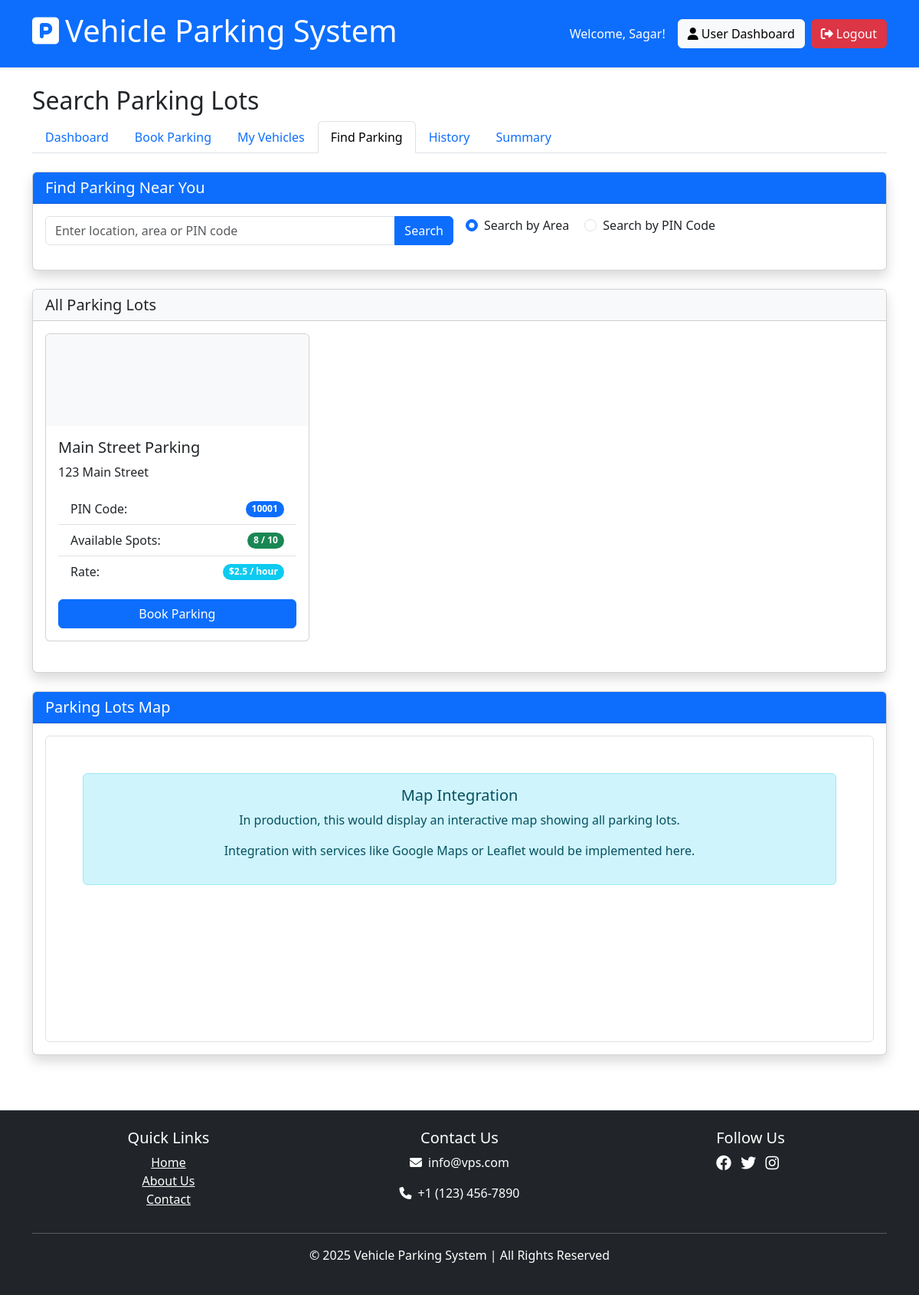
Before: /user/search_parking (signed in) with the older database file.
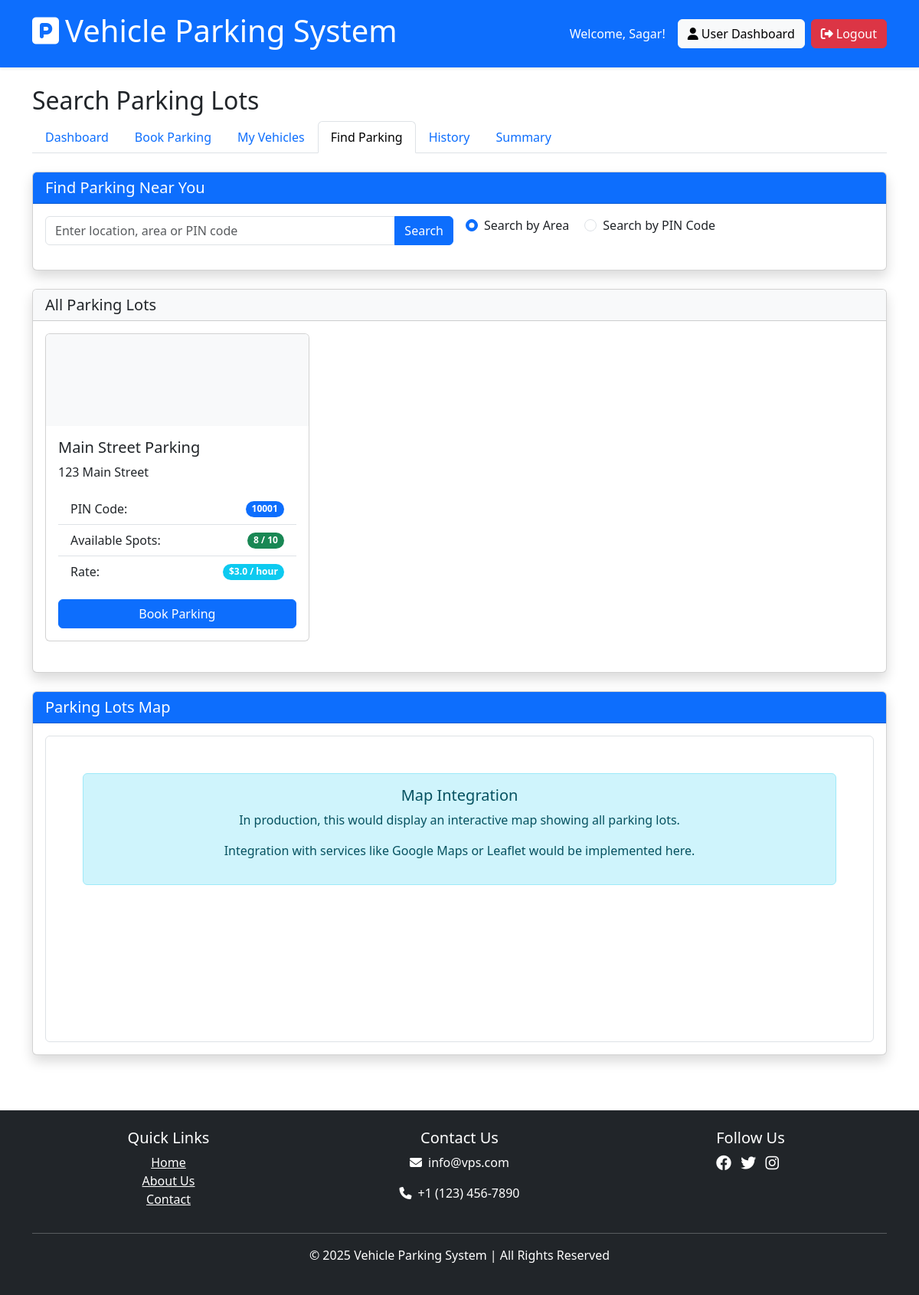
After: the same page with the newer database file.
### models/user.py (models this page shows, shortened)
class User(db.Model, UserMixin):
    id = db.Column(db.Integer, primary_key=True)
    username = db.Column(db.String(100), unique=True, nullable=False)
    email = db.Column(db.String(120), unique=True, nullable=False)
    password_hash = db.Column(db.String(200), nullable=False)
    first_name = db.Column(db.String(50))
    last_name = db.Column(db.String(50))
    phone = db.Column(db.String(20))
    registered_on = db.Column(db.DateTime, default=lambda: datetime.now(timezone.utc))
    bookings = db.relationship('Booking', backref='user', lazy=True, cascade="all, delete-orphan")
    vehicles = db.relationship('Vehicle', backref='owner', lazy=True, cascade="all, delete-orphan")
    @property
    def password(self):
        raise AttributeError('password is not a readable attribute')

### models/parking_lot.py (models this page shows, shortened)
class ParkingLot(db.Model):
    id = db.Column(db.Integer, primary_key=True)
    name = db.Column(db.String(100), nullable=False)
    address = db.Column(db.String(200), nullable=False)
    pin_code = db.Column(db.String(20), nullable=False)
    postcode_level = db.Column(db.String(50))
    available_spots = db.Column(db.Integer, default=0)
    created_on = db.Column(db.DateTime, default=lambda: datetime.now(timezone.utc))
    price = db.Column(db.Float, default=2.50, nullable=False)
    total_spots = db.Column(db.Integer, default=0, nullable=False)
    parking_spots = db.relationship('ParkingSpot', backref='parking_lot', lazy=True, cascade="all, delete-orphan")
    @property
    def prime_location_name(self):
        """Alias for name"""
        return self.name

### routes/user_routes.py (the view)
@user_bp.route('/search_parking')
@login_required
@user_required
def search_parking():
    search_term = request.args.get('search', '')
    search_type = request.args.get('type', 'area')  # 'area' or 'pincode'
    if search_term:
        if search_type == 'pincode':
            parking_lots = ParkingLot.query.filter(ParkingLot.pin_code.ilike(f'%{search_term}%')).all()
        else:  # default to area search
            parking_lots = ParkingLot.query.filter(ParkingLot.name.ilike(f'%{search_term}%') |
                                                 ParkingLot.address.ilike(f'%{search_term}%')).all()
    else:
        parking_lots = ParkingLot.query.all()
    return render_template('user/search_parking.html',
                          parking_lots=parking_lots,
                          search_term=search_term,
                          search_type=search_type)

### extensions.py (called while the page is built)
@login_manager.user_loader
def load_user(user_id):
    from models.admin import Admin
    from models.user import User
    admin = Admin.query.get(int(user_id))
    if admin:
        return admin
    return User.query.get(int(user_id))

### routes/user_routes.py (called while the page is built)
def user_required(f):
    from functools import wraps
    @wraps(f)
    def decorated_function(*args, **kwargs):
        from models.admin import Admin
        if isinstance(current_user, Admin):
            flash('This feature is only for regular users.', 'danger')
            return redirect(url_for('admin.dashboard'))
        return f(*args, **kwargs)
    return decorated_function

### templates/user/search_parking.html (shortened to what this page needs)
{% extends 'shared/base.html' %}
{% block content %}
<div class="row mb-4">
    <div class="col-12">
        <h2>Search Parking Lots</h2>
        <nav>
            <div class="nav nav-tabs" id="nav-tab" role="tablist">
                <a class="nav-link" href="{{ url_for('user.dashboard') }}">Dashboard</a>
                <a class="nav-link" href="{{ url_for('user.book_parking') }}">Book Parking</a>
                <a class="nav-link" href="{{ url_for('user.vehicles') }}">My Vehicles</a>
                <a class="nav-link active" href="{{ url_for('user.search_parking') }}">Find Parking</a>
                <a class="nav-link" href="{{ url_for('user.history') }}">History</a>
                <a class="nav-link" href="{{ url_for('user.summary') }}">Summary</a>
            </div>
        </nav>
    </div>
</div>
<div class="row mb-4">
    <div class="col-12">
        <div class="card shadow">
            <div class="card-header bg-primary text-white">
                <h5 class="card-title mb-0">Find Parking Near You</h5>
            </div>
            <div class="card-body">
                <form method="GET" action="{{ url_for('user.search_parking') }}" class="row g-3">
                    <div class="col-md-6">
                        <div class="input-group mb-3">
                            <input type="text" class="form-control" placeholder="Enter location, area or PIN code" name="search" value="{{ search_term }}">
                            <button class="btn btn-primary" type="submit">Search</button>
                        </div>
                    </div>
                    <div class="col-md-6">
                        <div class="form-check form-check-inline">
                            <input class="form-check-input" type="radio" name="type" id="searchByArea" value="area" {% if search_type == 'area' %}checked{% endif %}>
                            <label class="form-check-label" for="searchByArea">Search by Area</label>
                        </div>
                        <div class="form-check form-check-inline">
                            <input class="form-check-input" type="radio" name="type" id="searchByPincode" value="pincode" {% if search_type == 'pincode' %}checked{% endif %}>
                            <label class="form-check-label" for="searchByPincode">Search by PIN Code</label>
                        </div>
                    </div>
                </form>
            </div>
        </div>
    </div>
</div>
<div class="row mb-4">
    <div class="col-12">
        <div class="card shadow">
            <div class="card-header bg-light">
                <h5 class="card-title mb-0">
                    {% if search_term %}
                        Search Results for "{{ search_term }}"
                        <small class="text-muted">({{ parking_lots|length }} result{{ 's' if parking_lots|length != 1 else '' }})</small>
                    {% else %}
                        All Parking Lots
                    {% endif %}
                </h5>
            </div>
            <div class="card-body">
                {% if parking_lots %}
                    <div class="row">
                        {% for lot in parking_lots %}
                            <div class="col-md-6 col-lg-4 mb-4">
                                <div class="card h-100">
                                    {% if lot.image_url %}
                                        <img src="{{ lot.image_url }}" class="card-img-top" alt="{{ lot.name }}">
                                    {% else %}
                                        <div class="card-img-top bg-light text-center p-3" style="height: 120px;">
                                        </div>
                                    {% endif %}
                                    <div class="card-body">
                                        <h5 class="card-title">{{ lot.name }}</h5>
                                        <p class="card-text">{{ lot.address }}</p>
                                        <ul class="list-group list-group-flush mb-3">
                                            <li class="list-group-item d-flex justify-content-between align-items-center">
                                                PIN Code:
                                                <span class="badge bg-primary rounded-pill">{{ lot.pin_code }}</span>
                                            </li>
                                            <li class="list-group-item d-flex justify-content-between align-items-center">
                                                Available Spots:
                                                <span class="badge bg-success rounded-pill">{{ lot.available_spots }} / {{ lot.total_spots }}</span>
                                            </li>
                                            <li class="list-group-item d-flex justify-content-between align-items-center">
                                                Rate:
                                                <span class="badge bg-info rounded-pill">${{ lot.price }} / hour</span>
                                            </li>
                                        </ul>
                                        <div class="d-grid">
                                            <a href="{{ url_for('user.book_parking') }}?lot_id={{ lot.id }}" class="btn btn-primary">Book Parking</a>
                                        </div>
                                    </div>
                                </div>
                            </div>
                        {% endfor %}
                    </div>
                {% else %}
                    <div class="alert alert-info text-center p-5">
                        <i class="bi bi-search fs-1"></i>
                        <h4>No Parking Lots Found</h4>
                        <p>Try searching with different keywords or check a different area.</p>
                    </div>
                {% endif %}
            </div>
        </div>
    </div>
</div>
{% if parking_lots and parking_lots|length > 0 %}
<div class="row mb-4">
    <div class="col-12">
        <div class="card shadow">
            <div class="card-header bg-primary text-white">
                <h5 class="card-title mb-0">Parking Lots Map</h5>
            </div>
            <div class="card-body">
                <div id="map" style="height: 400px;" class="border rounded">
                </div>
            </div>
        </div>
    </div>
</div>
{% endif %}
{% endblock %}

### templates/shared/base.html (shortened to what this page needs)
<!DOCTYPE html>
<html lang="en">
<head>
    <link rel="stylesheet" href="{{ url_for('static', filename='css/style.css') }}">
    <link href="https://cdn.jsdelivr.net/npm/bootstrap@5.3.0/dist/css/bootstrap.min.css" rel="stylesheet">
    <link rel="stylesheet" href="https://cdnjs.cloudflare.com/ajax/libs/font-awesome/6.4.0/css/all.min.css">
</head>
<body class="d-flex flex-column min-vh-100">
    <header class="bg-primary text-white p-3 shadow-sm">
        <div class="container">
            <div class="d-flex justify-content-between align-items-center">
                <a href="{{ url_for('main.index') }}" class="text-white text-decoration-none">
                    <h1><i class="fas fa-parking me-2"></i>Vehicle Parking System</h1>
                </a>
                <nav class="navbar-nav d-flex flex-row">
                    {% if current_user.is_authenticated %}
                        <div class="d-flex align-items-center">
                            <span class="me-3">Welcome, {{ current_user.username }}!</span>
                            {% if current_user.is_admin %}
                                <a href="{{ url_for('admin.dashboard') }}" class="btn btn-light me-2">
                                    <i class="fas fa-tachometer-alt me-1"></i>Admin Dashboard
                                </a>
                            {% else %}
                                <a href="{{ url_for('user.dashboard') }}" class="btn btn-light me-2">
                                    <i class="fas fa-user me-1"></i>User Dashboard
                                </a>
                            {% endif %}
                            <a href="{{ url_for('auth.logout') }}" class="btn btn-danger">
                                <i class="fas fa-sign-out-alt me-1"></i>Logout
                            </a>
                        </div>
                    {% endif %}
                </nav>
            </div>
        </div>
    </header>
    <main class="flex-grow-1">
        <div class="container mt-4">
            {% block content %}{% endblock %}
        </div>
    </main>
    <footer class="mt-5 p-4 bg-dark text-white text-center">
        <div class="container">
            <div class="row">
                <div class="col-md-4">
                    <h5>Quick Links</h5>
                    <ul class="list-unstyled">
                        <li><a href="{{ url_for('main.index') }}" class="text-white">Home</a></li>
                        <li><a href="{{ url_for('main.about') }}" class="text-white">About Us</a></li>
                        <li><a href="{{ url_for('main.contact') }}" class="text-white">Contact</a></li>
                    </ul>
                </div>
                <div class="col-md-4">
                    <h5>Contact Us</h5>
                    <p><i class="fas fa-envelope me-2"></i>info@vps.com</p>
                    <p><i class="fas fa-phone me-2"></i>+1 (123) 456-7890</p>
                </div>
                <div class="col-md-4">
                    <h5>Follow Us</h5>
                    <div class="social-icons">
                        <a href="#" class="text-white me-2"><i class="fab fa-facebook fa-lg"></i></a>
                        <a href="#" class="text-white me-2"><i class="fab fa-twitter fa-lg"></i></a>
                        <a href="#" class="text-white me-2"><i class="fab fa-instagram fa-lg"></i></a>
                    </div>
                </div>
            </div>
            <hr class="my-3">
            <p>&copy; 2025 Vehicle Parking System | All Rights Reserved</p>
        </div>
    </footer>
</body>
</html>

Changed rows visible on the page:
changed ParkingLot "Main Street Parking": price "2.5" → "3.0"
